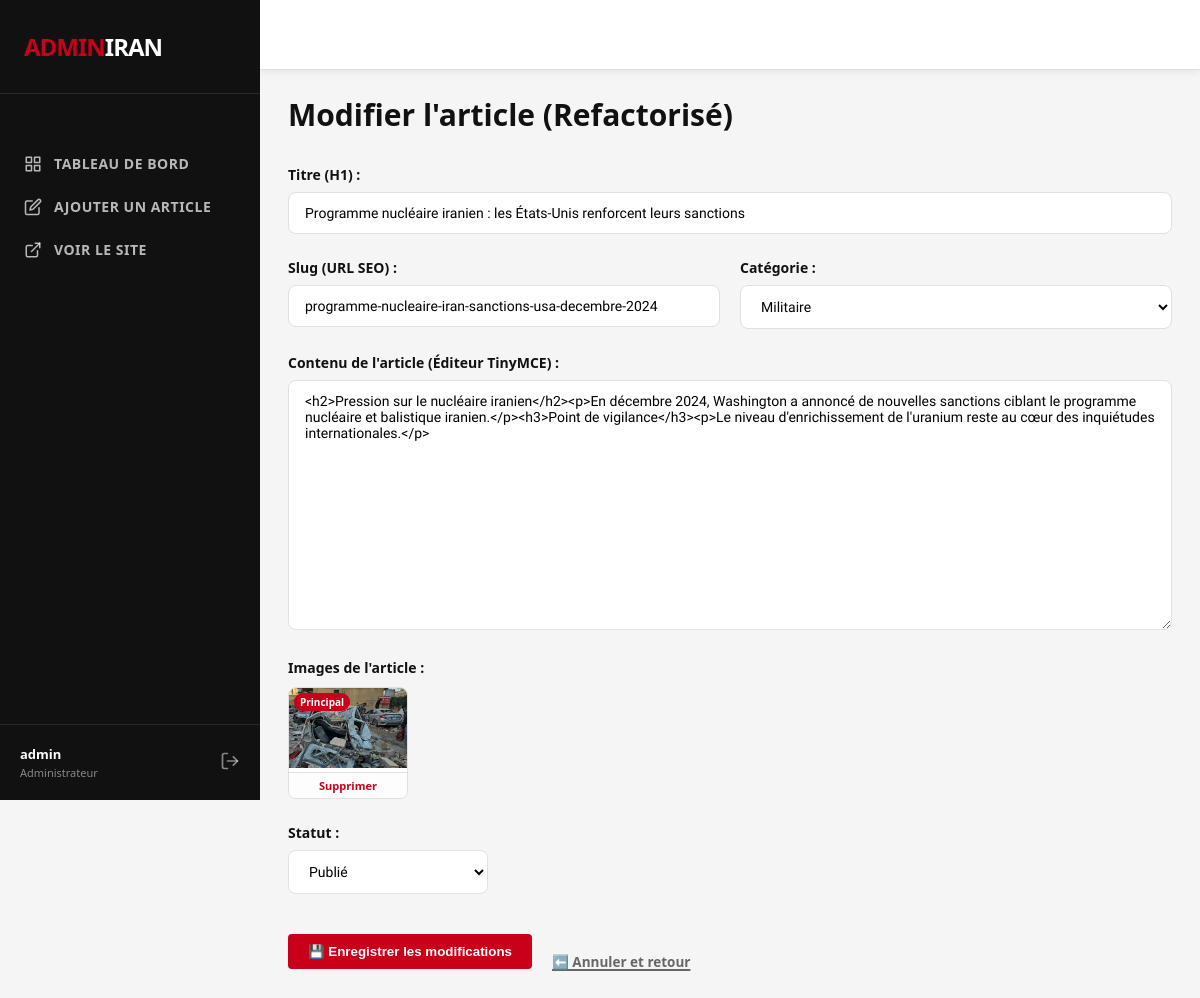
Screenshot of /www/admin/index.php?page=edit_article&id=6 (signed in) with the database file from the repository.
### tables this page shows
CREATE TABLE fait_article (
    id_article INT PRIMARY KEY AUTO_INCREMENT,
    id_temps INT NOT NULL,
    id_categorie INT NOT NULL,
    id_auteur INT NOT NULL,
    titre VARCHAR(200) NOT NULL,
    contenu TEXT NOT NULL,
    slug VARCHAR(200) NOT NULL UNIQUE,
    nb_vues INT DEFAULT 0,
    is_active BOOLEAN DEFAULT FALSE,
    date_publication DATETIME,
    
    FOREIGN KEY (id_temps) REFERENCES dim_temps(id_temps) ON DELETE RESTRICT,
    FOREIGN KEY (id_categorie) REFERENCES dim_categorie(id_categorie) ON DELETE RESTRICT,
    FOREIGN KEY (id_auteur) REFERENCES dim_auteur(id_auteur) ON DELETE RESTRICT
);

CREATE TABLE fait_article_image (
    id_image INT PRIMARY KEY AUTO_INCREMENT,
    id_article INT NOT NULL,
    image_url VARCHAR(255) NOT NULL COMMENT 'chemin relatif ou URL de l image',
    alt_text VARCHAR(150) NULL COMMENT 'texte alternatif obligatoire pour SEO + Lighthouse',
    is_main BOOLEAN DEFAULT FALSE COMMENT 'image principale (une seule par article)',
    FOREIGN KEY (id_article) REFERENCES fait_article(id_article) ON DELETE CASCADE
);

### www/admin/index.php (called while the page is built, shortened)
<?php
require_once __DIR__ . '/pages/modules.php';
?>

### www/admin/inc/fonction.php (called while the page is built, shortened)
<?php
function getArticle($pdo, $id) {
    $stmt = $pdo->prepare("SELECT * FROM fait_article WHERE id_article = ?");
    $stmt->execute([$id]);
    return $stmt->fetch();
}
function getArticleImages($pdo, $id) {
    $stmt = $pdo->prepare("SELECT * FROM fait_article_image WHERE id_article = ?");
    $stmt->execute([$id]);
    return $stmt->fetchAll();
}
function getAdminCategories($pdo) {
    $stmt = $pdo->query("SELECT * FROM dim_categorie");
    return $stmt->fetchAll();
}
?>

### www/admin/pages/pages/edit_article.php (the view, shortened to what this page needs)
<?php
$id = $_GET['id'] ?? null;
$article = getArticle($pdo, $id);
$images = getArticleImages($pdo, $id);
?>
<div style="max-width: 100%; margin: 0;">
    <h1 style="margin-bottom: 30px; font-weight: 800;">Modifier l'article (Refactorisé)</h1>
    <form action="" method="POST" enctype="multipart/form-data">
        <div class="form-group">
            <label for="titre">Titre (H1) :</label>
            <input type="text" id="titre" name="titre" value="<?php echo htmlspecialchars($article['titre']); ?>" required>
        </div>
        <div style="display: flex; gap: 20px;">
            <div class="form-group" style="flex: 1;">
                <label for="slug">Slug (URL SEO) :</label>
                <input type="text" id="slug" name="slug" value="<?php echo htmlspecialchars($article['slug']); ?>" required>
            </div>
            <div class="form-group" style="flex: 1;">
                <label for="id_categorie">Catégorie :</label>
                <select name="id_categorie" required>
                    <?php
                    $categories = getAdminCategories($pdo);
                    foreach ($categories as $row) {
                        $selected = ($row['id_categorie'] == $article['id_categorie']) ? 'selected' : '';
                        echo "<option value='{$row['id_categorie']}' $selected>".htmlspecialchars($row['nom'])."</option>";
                    }
                    ?>
                </select>
            </div>
        </div>
        <div class="form-group">
            <label for="contenu">Contenu de l'article (Éditeur TinyMCE) :</label>
            <textarea id="contenu" name="contenu"><?php echo htmlspecialchars($article['contenu']); ?></textarea>
        </div>
        <div class="form-group">
            <label>Images de l'article :</label>
            <div style="display: flex; flex-wrap: wrap; gap: 15px; margin-top: 10px;">
                <?php foreach ($images as $img): ?>
                    <div style="position: relative; width: 120px; border: 1px solid var(--border); border-radius: 8px; overflow: hidden; background: #fff;">
                        <img src="<?= $img['image_url'] ?>" style="width: 100%; height: 80px; object-fit: cover;">
                        <?php if ($img['is_main']): ?>
                            <span style="position: absolute; top: 5px; left: 5px; background: var(--red); color: #fff; font-size: 10px; padding: 2px 6px; border-radius: 10px; font-weight: 700;">Principal</span>
                        <?php endif; ?>
                        <a href="index.php?page=edit_article&id=<?= $id ?>&delete_image=<?= $img['id_image'] ?>"
                           onclick="return confirm('Supprimer cette image ?')"
                           style="display: block; text-align: center; background: #fdfdfd; padding: 5px; font-size: 11px; color: var(--red); text-decoration: none; border-top: 1px solid var(--border); font-weight: 700;">
                           Supprimer
                        </a>
                    </div>
                <?php endforeach; ?>
            </div>
        </div>
        <div class="form-group" style="width: 200px;">
            <label for="statut">Statut :</label>
            <select name="statut">
                <option value="publié" <?php if ($article['is_active']) echo 'selected'; ?>>Publié</option>
            </select>
        </div>
        <div style="margin-top: 40px; display: flex; align-items: center; gap: 20px;">
            <button type="submit" class="btn-admin">💾 Enregistrer les modifications</button>
            <a href="index.php?page=dashboard" style="color: #666; font-size: 0.9em; font-weight: 600;">⬅️ Annuler et retour</a>
        </div>
    </form>
</div>

### www/front/assets/css/style.css (style rules this page uses)
*, *::before, *::after { box-sizing: border-box; margin: 0; padding: 0; }
:root { --red: #c80019; --dark: #111111; --mid: #444; --light: #f5f5f5; --border: #e0e0e0; --white: #ffffff; --tag-bg: #fff0f2; --tag-color: #c80019; --font-sans: "Segoe UI", Roboto, "Helvetica Neue", Arial, sans-serif; --font-serif: Georgia, "Times New Roman", serif; }
body { font-family: var(--font-sans); background: var(--white); color: var(--dark); font-size: 15px; }
a { color: inherit; text-decoration: none; }
a { color: inherit; }
a[href]:not(.logo):not(.logout-link):not(.hero-article):not(.article-item):not(.pagination-btn):not(nav ul li a):not(.social-btn):not(.btn-abonne):not([style*="display:flex"]):not([style*="display: flex"]):not([style*="display:inline-flex"]):not([style*="display: inline-flex"]) { text-decoration: underline; text-decoration-thickness: 1.5px; text-underline-offset: 2px; }

### www/admin/assets/css/admin.css (style rules this page uses)
body { display: flex; min-height: 100vh; background: var(--light); }
.btn-admin { background: var(--red); color: #fff; padding: 10px 20px; border-radius: 4px; font-weight: 600; display: inline-block; margin-bottom: 20px; transition: opacity 0.2s; border: none; cursor: pointer; }
.form-group { margin-bottom: 24px; }
label { display: block; margin-bottom: 8px; font-weight: 600; color: var(--dark); font-size: 14px; }
input[type="text"], input[type="password"], textarea, select { width: 100%; padding: 12px 16px; border: 1.5px solid var(--border); border-radius: 8px; font-family: 'Sora', sans-serif; font-size: 14px; background: #fff; transition: all 0.2s; }
textarea { height: 250px; resize: vertical; }

### rows the page displays
fait_article: titre "Programme nucléaire iranien : les États-Unis renforcent leurs sanctions", slug "programme-nucleaire-iran-sanctions-usa-decembre-2024", contenu "<h2>Pression sur le nucléaire iranien</h2><p>En décembre 2024, Washington a annoncé de nouvelles sanctions ciblant le programme nucléaire et balistique iranien.</p><h3>Point de vigilance</h3><p>Le niveau d'enrichissement de l'uranium reste au cœur des inquiétudes internationales.</p>", statut "Publié"
fait_article_image: image_url (picture), is_main "Principal"

### other values shown
$_SESSION['admin_user'] "admin"
form field id_categorie "Militaire"
